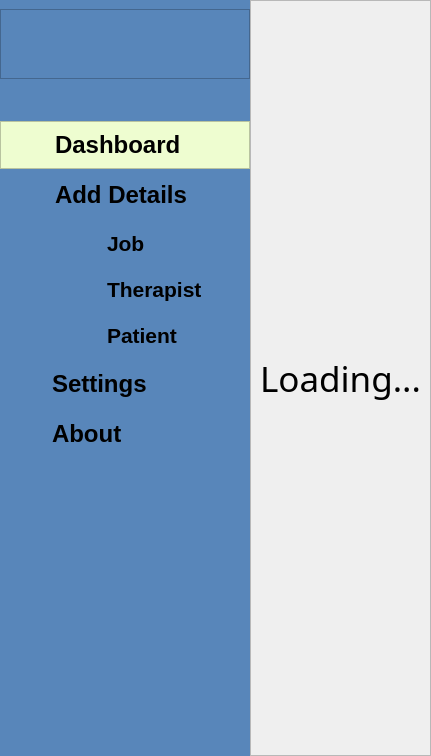
      <widget class="QWidget" name="LoadingScreenPage">
       <layout class="QHBoxLayout" name="horizontalLayout_150">
        <property name="spacing">
         <number>0</number>
        </property>
        <property name="leftMargin">
         <number>0</number>
        </property>
        <property name="topMargin">
         <number>0</number>
        </property>
        <property name="rightMargin">
         <number>0</number>
        </property>
        <property name="bottomMargin">
         <number>0</number>
        </property>
        <item>
         <widget class="QFrame" name="MenuFrame_2">
          <property name="minimumSize">
           <size>
            <width>250</width>
            <height>300</height>
           </size>
          </property>
          <property name="maximumSize">
           <size>
            <width>280</width>
            <height>16777215</height>
           </size>
          </property>
          <property name="autoFillBackground">
           <bool>false</bool>
          </property>
          <property name="styleSheet">
           <string notr="true">background-color:rgb(88, 134, 186)</string>
          </property>
          <property name="frameShape">
           <enum>QFrame::NoFrame</enum>
          </property>
          <property name="frameShadow">
           <enum>QFrame::Raised</enum>
          </property>
          <property name="lineWidth">
           <number>0</number>
          </property>
          <layout class="QVBoxLayout" name="verticalLayout_113">
           <property name="spacing">
            <number>2</number>
           </property>
           <property name="leftMargin">
            <number>0</number>
           </property>
           <property name="rightMargin">
            <number>0</number>
           </property>
           <property name="bottomMargin">
            <number>0</number>
           </property>
           <item>
            <widget class="QFrame" name="AppLogoFrame_2">
             <property name="cursor">
              <cursorShape>ArrowCursor</cursorShape>
             </property>
             <property name="frameShape">
              <enum>QFrame::StyledPanel</enum>
             </property>
             <property name="frameShadow">
              <enum>QFrame::Raised</enum>
             </property>
             <layout class="QHBoxLayout" name="horizontalLayout_142">
              <item>
               <widget class="QLabel" name="AppLogo_2">
                <property name="minimumSize">
                 <size>
                  <width>50</width>
                  <height>50</height>
                 </size>
                </property>
                <property name="maximumSize">
                 <size>
                  <width>40</width>
                  <height>40</height>
                 </size>
                </property>
                <property name="text">
                 <string/>
                </property>
                <property name="pixmap">
                 <pixmap>Icon/menu.svg</pixmap>
                </property>
                <property name="scaledContents">
                 <bool>true</bool>
                </property>
               </widget>
              </item>
             </layout>
            </widget>
           </item>
           <item>
            <spacer name="verticalSpacer_3">
             <property name="orientation">
              <enum>Qt::Vertical</enum>
             </property>
             <property name="sizeType">
              <enum>QSizePolicy::Fixed</enum>
             </property>
             <property name="sizeHint" stdset="0">
              <size>
               <width>20</width>
               <height>40</height>
              </size>
             </property>
            </spacer>
           </item>
           <item>
            <widget class="QFrame" name="dashboard_opt_2">
             <property name="cursor">
              <cursorShape>PointingHandCursor</cursorShape>
             </property>
             <property name="styleSheet">
              <string notr="true">QFrame{
	background-color: rgb(238, 253, 208)
	
}</string>
             </property>
             <property name="frameShape">
              <enum>QFrame::StyledPanel</enum>
             </property>
             <property name="frameShadow">
              <enum>QFrame::Raised</enum>
             </property>
             <layout class="QHBoxLayout" name="horizontalLayout_143">
              <property name="spacing">
               <number>0</number>
              </property>
              <property name="leftMargin">
               <number>16</number>
              </property>
              <item>
               <widget class="QLabel" name="dash_icon_label_2">
                <property name="maximumSize">
                 <size>
                  <width>30</width>
                  <height>30</height>
                 </size>
                </property>
                <property name="styleSheet">
                 <string notr="true">background-color: rgba(255, 255, 255, 0);</string>
                </property>
                <property name="text">
                 <string/>
                </property>
                <property name="pixmap">
                 <pixmap>Icon/home.svg</pixmap>
                </property>
                <property name="scaledContents">
                 <bool>true</bool>
                </property>
               </widget>
              </item>
              <item>
               <widget class="QLabel" name="dash_label_2">
                <property name="font">
                 <font>
                  <family>Segoe UI</family>
                  <pointsize>18</pointsize>
                  <weight>75</weight>
                  <bold>true</bold>
                 </font>
                </property>
                <property name="styleSheet">
                 <string notr="true">QLabel{
	padding-left:2px;
	background-color: transparent;
}
</string>
                </property>
                <property name="text">
                 <string>Dashboard</string>
                </property>
                <property name="alignment">
                 <set>Qt::AlignLeading|Qt::AlignLeft|Qt::AlignVCenter</set>
                </property>
               </widget>
              </item>
             </layout>
            </widget>
           </item>
           <item>
            <widget class="QFrame" name="add_details_opt_2">
             <property name="cursor">
              <cursorShape>PointingHandCursor</cursorShape>
             </property>
             <property name="styleSheet">
              <string notr="true">QFrame
{
	background-color: transparent;
}
QFrame:hover
{	
	background-color: rgb(71, 108, 150)

}</string>
             </property>
             <property name="frameShape">
              <enum>QFrame::StyledPanel</enum>
             </property>
             <property name="frameShadow">
              <enum>QFrame::Raised</enum>
             </property>
             <layout class="QHBoxLayout" name="horizontalLayout_144">
              <property name="spacing">
               <number>0</number>
              </property>
              <property name="leftMargin">
               <number>16</number>
              </property>
              <item>
               <widget class="QLabel" name="add_icon_label_2">
                <property name="maximumSize">
                 <size>
                  <width>30</width>
                  <height>30</height>
                 </size>
                </property>
                <property name="styleSheet">
                 <string notr="true">background-color: rgba(255, 255, 255, 0);</string>
                </property>
                <property name="text">
                 <string/>
                </property>
                <property name="pixmap">
                 <pixmap>Icon/chevron-down.svg</pixmap>
                </property>
                <property name="scaledContents">
                 <bool>true</bool>
                </property>
               </widget>
              </item>
              <item>
               <widget class="QLabel" name="add_label_2">
                <property name="font">
                 <font>
                  <family>Segoe UI</family>
                  <pointsize>18</pointsize>
                  <weight>75</weight>
                  <bold>true</bold>
                 </font>
                </property>
                <property name="styleSheet">
                 <string notr="true">QLabel{
	padding-left:2px;
	background-color: transparent;
}
</string>
                </property>
                <property name="text">
                 <string>Add Details</string>
                </property>
                <property name="alignment">
                 <set>Qt::AlignLeading|Qt::AlignLeft|Qt::AlignVCenter</set>
                </property>
               </widget>
              </item>
             </layout>
            </widget>
           </item>
           <item>
            <widget class="QFrame" name="dropdown_menu_2">
             <property name="maximumSize">
              <size>
               <width>16777215</width>
               <height>1677215</height>
              </size>
             </property>
             <property name="frameShape">
              <enum>QFrame::NoFrame</enum>
             </property>
             <property name="frameShadow">
              <enum>QFrame::Plain</enum>
             </property>
             <property name="lineWidth">
              <number>0</number>
             </property>
             <layout class="QVBoxLayout" name="verticalLayout_114">
              <property name="spacing">
               <number>1</number>
              </property>
              <property name="leftMargin">
               <number>0</number>
              </property>
              <property name="topMargin">
               <number>0</number>
              </property>
              <property name="rightMargin">
               <number>0</number>
              </property>
              <property name="bottomMargin">
               <number>0</number>
              </property>
              <item>
               <widget class="QFrame" name="job_details_2">
                <property name="cursor">
                 <cursorShape>PointingHandCursor</cursorShape>
                </property>
                <property name="styleSheet">
                 <string notr="true">QFrame
{
	background-color: transparent;
}
QFrame:hover
{	
	background-color: rgb(71, 108, 150)

}</string>
                </property>
                <property name="frameShape">
                 <enum>QFrame::StyledPanel</enum>
                </property>
                <property name="frameShadow">
                 <enum>QFrame::Raised</enum>
                </property>
                <layout class="QHBoxLayout" name="horizontalLayout_145">
                 <property name="leftMargin">
                  <number>62</number>
                 </property>
                 <item>
                  <widget class="QLabel" name="job_icon_label_2">
                   <property name="maximumSize">
                    <size>
                     <width>30</width>
                     <height>30</height>
                    </size>
                   </property>
                   <property name="styleSheet">
                    <string notr="true">background-color: rgba(255, 255, 255, 0);</string>
                   </property>
                   <property name="text">
                    <string/>
                   </property>
                   <property name="pixmap">
                    <pixmap>Icon/briefcase.svg</pixmap>
                   </property>
                   <property name="scaledContents">
                    <bool>true</bool>
                   </property>
                  </widget>
                 </item>
                 <item>
                  <widget class="QLabel" name="job_text_label_2">
                   <property name="font">
                    <font>
                     <family>Segoe UI</family>
                     <pointsize>16</pointsize>
                     <weight>75</weight>
                     <bold>true</bold>
                    </font>
                   </property>
                   <property name="styleSheet">
                    <string notr="true">QLabel{
	padding-left:2px;
	background-color: transparent;
}
</string>
                   </property>
                   <property name="text">
                    <string>Job </string>
                   </property>
                   <property name="alignment">
                    <set>Qt::AlignLeading|Qt::AlignLeft|Qt::AlignVCenter</set>
                   </property>
                  </widget>
                 </item>
                </layout>
               </widget>
              </item>
              <item>
               <widget class="QFrame" name="therapist_details_2">
                <property name="cursor">
                 <cursorShape>PointingHandCursor</cursorShape>
                </property>
                <property name="styleSheet">
                 <string notr="true">QFrame
{
	background-color: transparent;
}
QFrame:hover
{	
	background-color: rgb(71, 108, 150)

}</string>
                </property>
                <property name="frameShape">
                 <enum>QFrame::StyledPanel</enum>
                </property>
                <property name="frameShadow">
                 <enum>QFrame::Raised</enum>
                </property>
                <layout class="QHBoxLayout" name="horizontalLayout_146">
                 <property name="leftMargin">
                  <number>62</number>
                 </property>
                 <item>
                  <widget class="QLabel" name="therapist_icon_label_2">
                   <property name="maximumSize">
                    <size>
                     <width>30</width>
                     <height>30</height>
                    </size>
                   </property>
                   <property name="styleSheet">
                    <string notr="true">background-color: rgba(255, 255, 255, 0);</string>
                   </property>
                   <property name="text">
                    <string/>
                   </property>
                   <property name="pixmap">
                    <pixmap>Icon/therapist.png</pixmap>
                   </property>
                   <property name="scaledContents">
                    <bool>true</bool>
                   </property>
                  </widget>
                 </item>
                 <item>
                  <widget class="QLabel" name="therapist_text_label_2">
                   <property name="font">
                    <font>
                     <family>Segoe UI</family>
                     <pointsize>16</pointsize>
                     <weight>75</weight>
                     <bold>true</bold>
                    </font>
                   </property>
                   <property name="styleSheet">
                    <string notr="true">QLabel{
	padding-left:2px;
	background-color: transparent;
}
</string>
                   </property>
                   <property name="text">
                    <string>Therapist</string>
                   </property>
                   <property name="alignment">
                    <set>Qt::AlignLeading|Qt::AlignLeft|Qt::AlignVCenter</set>
                   </property>
                  </widget>
                 </item>
                </layout>
               </widget>
              </item>
              <item>
               <widget class="QFrame" name="patient_detail_2">
                <property name="cursor">
                 <cursorShape>PointingHandCursor</cursorShape>
                </property>
                <property name="styleSheet">
                 <string notr="true">QFrame
{
	background-color: transparent;
}
QFrame:hover
{	
	background-color: rgb(71, 108, 150)

}</string>
                </property>
                <property name="frameShape">
                 <enum>QFrame::StyledPanel</enum>
                </property>
                <property name="frameShadow">
                 <enum>QFrame::Raised</enum>
                </property>
                <layout class="QHBoxLayout" name="horizontalLayout_147">
                 <property name="leftMargin">
                  <number>62</number>
                 </property>
                 <item>
                  <widget class="QLabel" name="patient_icon_label_2">
                   <property name="maximumSize">
                    <size>
                     <width>30</width>
                     <height>30</height>
                    </size>
                   </property>
                   <property name="styleSheet">
                    <string notr="true">background-color: rgba(255, 255, 255, 0);</string>
                   </property>
                   <property name="text">
                    <string/>
                   </property>
                   <property name="pixmap">
                    <pixmap>Icon/user-plus.svg</pixmap>
                   </property>
                   <property name="scaledContents">
                    <bool>true</bool>
                   </property>
                  </widget>
                 </item>
                 <item>
                  <widget class="QLabel" name="patient_text_label_2">
                   <property name="font">
                    <font>
                     <family>Segoe UI</family>
                     <pointsize>16</pointsize>
                     <weight>75</weight>
                     <bold>true</bold>
                    </font>
                   </property>
                   <property name="styleSheet">
                    <string notr="true">QLabel{
	padding-left:2px;
	background-color: transparent;
}
</string>
                   </property>
                   <property name="text">
                    <string>Patient</string>
                   </property>
                   <property name="alignment">
                    <set>Qt::AlignLeading|Qt::AlignLeft|Qt::AlignVCenter</set>
                   </property>
                  </widget>
                 </item>
                </layout>
               </widget>
              </item>
             </layout>
            </widget>
           </item>
           <item>
            <widget class="QFrame" name="setting_opt_2">
             <property name="cursor">
              <cursorShape>PointingHandCursor</cursorShape>
             </property>
             <property name="styleSheet">
              <string notr="true">QFrame
{
	background-color: transparent;
}
QFrame:hover
{	
	background-color: rgb(71, 108, 150)

}</string>
             </property>
             <property name="frameShape">
              <enum>QFrame::StyledPanel</enum>
             </property>
             <property name="frameShadow">
              <enum>QFrame::Raised</enum>
             </property>
             <layout class="QHBoxLayout" name="horizontalLayout_148">
              <property name="spacing">
               <number>0</number>
              </property>
              <property name="leftMargin">
               <number>16</number>
              </property>
              <item>
               <widget class="QLabel" name="settings_icon_label_2">
                <property name="maximumSize">
                 <size>
                  <width>27</width>
                  <height>27</height>
                 </size>
                </property>
                <property name="styleSheet">
                 <string notr="true">background-color: rgba(255, 255, 255, 0);</string>
                </property>
                <property name="text">
                 <string/>
                </property>
                <property name="pixmap">
                 <pixmap>Icon/settings.svg</pixmap>
                </property>
                <property name="scaledContents">
                 <bool>true</bool>
                </property>
               </widget>
              </item>
              <item>
               <widget class="QLabel" name="settings_label_2">
                <property name="font">
                 <font>
                  <family>Segoe UI</family>
                  <pointsize>18</pointsize>
                  <weight>75</weight>
                  <bold>true</bold>
                 </font>
                </property>
                <property name="styleSheet">
                 <string notr="true">QLabel{
	padding-left:2px;
	background-color: transparent;
}
</string>
                </property>
                <property name="text">
                 <string>Settings</string>
                </property>
                <property name="alignment">
                 <set>Qt::AlignLeading|Qt::AlignLeft|Qt::AlignVCenter</set>
                </property>
               </widget>
              </item>
             </layout>
            </widget>
           </item>
           <item>
            <widget class="QFrame" name="about_opt_2">
             <property name="cursor">
              <cursorShape>PointingHandCursor</cursorShape>
             </property>
             <property name="styleSheet">
              <string notr="true">QFrame
{
	background-color: transparent;
}
QFrame:hover
{	
	background-color: rgb(71, 108, 150)

}</string>
             </property>
             <property name="frameShape">
              <enum>QFrame::StyledPanel</enum>
             </property>
             <property name="frameShadow">
              <enum>QFrame::Raised</enum>
             </property>
             <layout class="QHBoxLayout" name="horizontalLayout_149">
              <property name="spacing">
               <number>0</number>
              </property>
              <property name="leftMargin">
               <number>16</number>
              </property>
              <item>
               <widget class="QLabel" name="abt_icon_label_2">
                <property name="maximumSize">
                 <size>
                  <width>27</width>
                  <height>27</height>
                 </size>
                </property>
                <property name="styleSheet">
                 <string notr="true">background-color: rgba(255, 255, 255, 0);</string>
                </property>
                <property name="text">
                 <string/>
                </property>
                <property name="pixmap">
                 <pixmap>Icon/info.svg</pixmap>
                </property>
                <property name="scaledContents">
                 <bool>true</bool>
                </property>
               </widget>
              </item>
              <item>
               <widget class="QLabel" name="abt_label_2">
                <property name="font">
                 <font>
                  <family>Segoe UI</family>
                  <pointsize>18</pointsize>
                  <weight>75</weight>
                  <bold>true</bold>
                 </font>
                </property>
                <property name="styleSheet">
                 <string notr="true">QLabel{
	padding-left:2px;
	background-color: transparent;
}
</string>
                </property>
                <property name="text">
                 <string>About</string>
                </property>
                <property name="alignment">
                 <set>Qt::AlignLeading|Qt::AlignLeft|Qt::AlignVCenter</set>
                </property>
               </widget>
              </item>
             </layout>
            </widget>
           </item>
           <item>
            <spacer name="verticalSpacer_4">
             <property name="orientation">
              <enum>Qt::Vertical</enum>
             </property>
             <property name="sizeType">
              <enum>QSizePolicy::MinimumExpanding</enum>
             </property>
             <property name="sizeHint" stdset="0">
              <size>
               <width>20</width>
               <height>298</height>
              </size>
             </property>
            </spacer>
           </item>
          </layout>
         </widget>
        </item>
        <item>
         <widget class="QFrame" name="loading_content_frame">
          <property name="frameShape">
           <enum>QFrame::StyledPanel</enum>
          </property>
          <property name="frameShadow">
           <enum>QFrame::Raised</enum>
          </property>
          <layout class="QHBoxLayout" name="horizontalLayout_77">
           <item>
            <widget class="QLabel" name="label_7">
             <property name="font">
              <font>
               <family>Tw Cen MT</family>
               <pointsize>26</pointsize>
              </font>
             </property>
             <property name="text">
              <string>Loading...</string>
             </property>
             <property name="alignment">
              <set>Qt::AlignCenter</set>
             </property>
            </widget>
           </item>
          </layout>
         </widget>
        </item>
       </layout>
      </widget>
